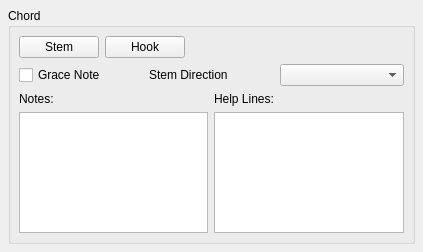
<?xml version="1.0" encoding="UTF-8"?>
<ui version="4.0">
 <class>ChordBase</class>
 <widget class="QWidget" name="ChordBase">
  <property name="geometry">
   <rect>
    <x>0</x>
    <y>0</y>
    <width>423</width>
    <height>252</height>
   </rect>
  </property>
  <property name="windowTitle">
   <string>Form</string>
  </property>
  <layout class="QVBoxLayout">
   <property name="spacing">
    <number>6</number>
   </property>
   <property name="margin">
    <number>8</number>
   </property>
   <item>
    <widget class="QGroupBox" name="groupBox">
     <property name="title">
      <string notr="true" comment="do not translate">Chord</string>
     </property>
     <property name="flat">
      <bool>true</bool>
     </property>
     <layout class="QVBoxLayout">
      <property name="spacing">
       <number>6</number>
      </property>
      <property name="margin">
       <number>8</number>
      </property>
      <item>
       <layout class="QHBoxLayout">
        <property name="spacing">
         <number>6</number>
        </property>
        <property name="margin">
         <number>0</number>
        </property>
        <item>
         <widget class="QPushButton" name="stemButton">
          <property name="toolTip">
           <string notr="true"/>
          </property>
          <property name="text">
           <string notr="true" comment="do not translate">Stem</string>
          </property>
         </widget>
        </item>
        <item>
         <widget class="QPushButton" name="hookButton">
          <property name="toolTip">
           <string notr="true"/>
          </property>
          <property name="text">
           <string notr="true" comment="do not translate">Hook</string>
          </property>
         </widget>
        </item>
        <item>
         <spacer>
          <property name="orientation">
           <enum>Qt::Horizontal</enum>
          </property>
          <property name="sizeHint" stdset="0">
           <size>
            <width>40</width>
            <height>20</height>
           </size>
          </property>
         </spacer>
        </item>
       </layout>
      </item>
      <item>
       <layout class="QHBoxLayout">
        <property name="spacing">
         <number>6</number>
        </property>
        <property name="margin">
         <number>0</number>
        </property>
        <item>
         <widget class="QCheckBox" name="graceNote">
          <property name="text">
           <string notr="true" comment="do not translate">Grace Note</string>
          </property>
         </widget>
        </item>
        <item>
         <widget class="QLabel" name="label">
          <property name="text">
           <string notr="true" comment="do not translate">Stem Direction</string>
          </property>
         </widget>
        </item>
        <item>
         <widget class="QComboBox" name="stemDirection"/>
        </item>
       </layout>
      </item>
      <item>
       <layout class="QGridLayout">
        <property name="margin">
         <number>0</number>
        </property>
        <property name="spacing">
         <number>6</number>
        </property>
        <item row="1" column="1">
         <widget class="QListWidget" name="helplineList"/>
        </item>
        <item row="1" column="0">
         <widget class="QListWidget" name="notes"/>
        </item>
        <item row="0" column="0">
         <widget class="QLabel" name="label_2">
          <property name="text">
           <string notr="true" comment="do not translate">Notes:</string>
          </property>
         </widget>
        </item>
        <item row="0" column="1">
         <widget class="QLabel" name="label_3">
          <property name="text">
           <string notr="true" comment="do not translate">Help Lines:</string>
          </property>
         </widget>
        </item>
       </layout>
      </item>
     </layout>
    </widget>
   </item>
  </layout>
 </widget>
 <resources/>
 <connections/>
</ui>
